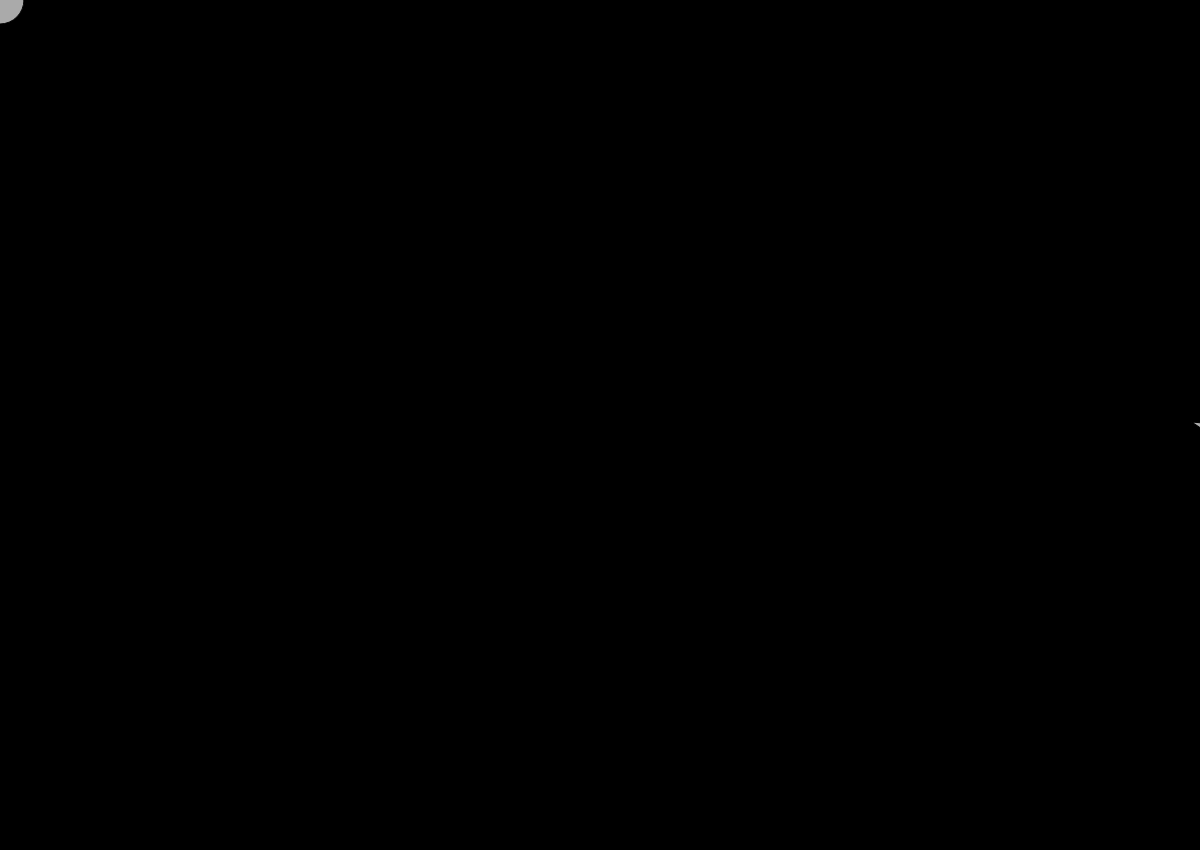
Frame 1 (no input)
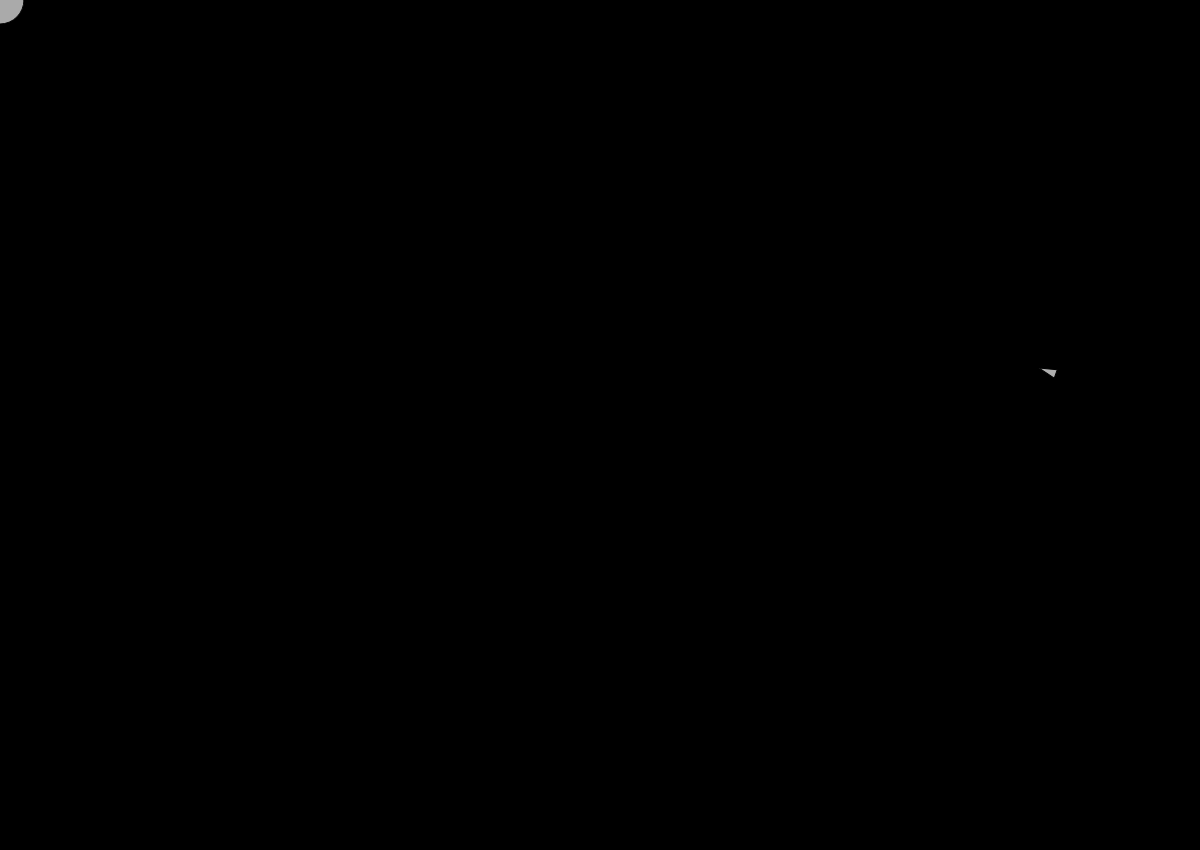
Frame 60 (no input)
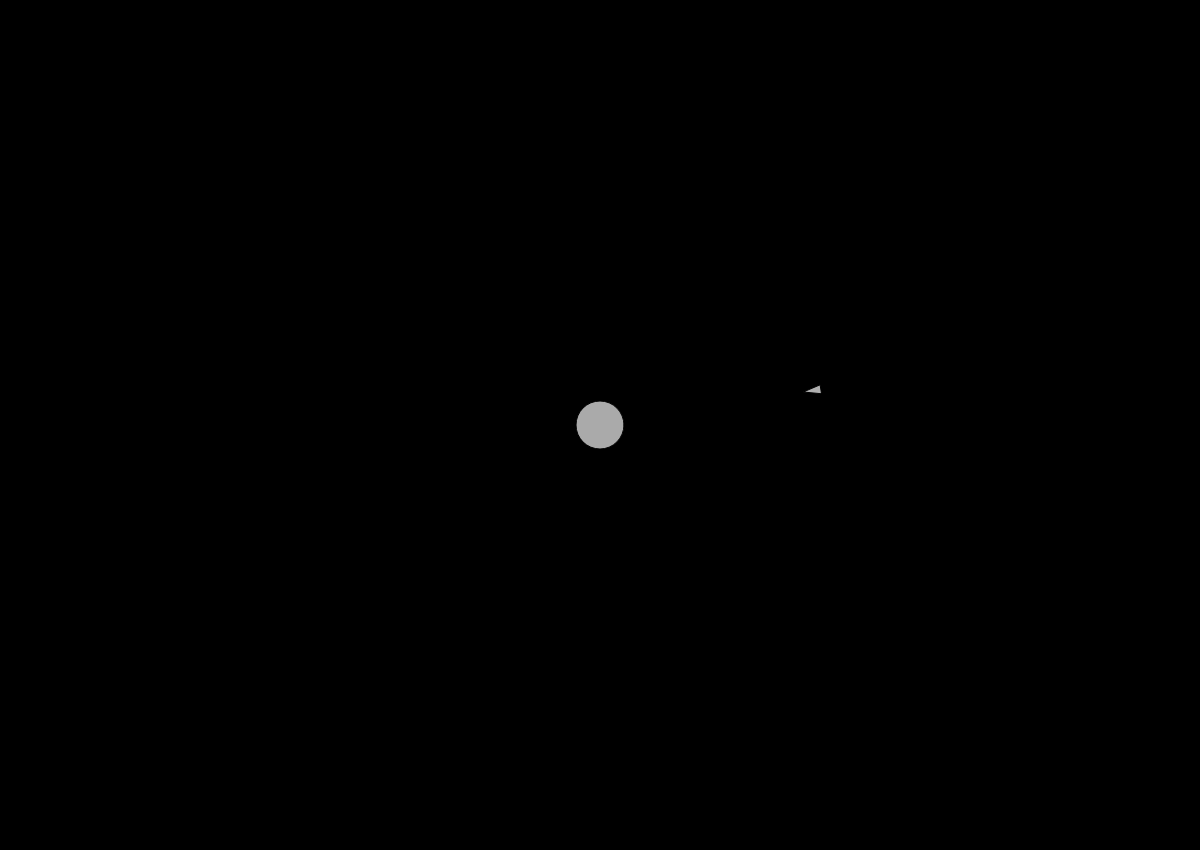
Frame 120 (the mouse pressed at the canvas centre since frame 60)

The p5.js sketch that drew these frames (run headless with seeded random() and noise() and a simulated clock; from frame 60 on, the mouse is pressed at the canvas centre):

// p5.js sketch
// ── sketch.js
var ship;

function setup() {
    createCanvas(window.innerWidth, window.innerHeight - 150);
    ship = new Ship(width, height/2);
}

function draw() {
  background(0);
  var mouse = createVector(mouseX, mouseY);
  fill(170);
  ellipse(mouse.x, mouse.y, 48, 48);

  ship.arrive(mouse);
  ship.update();
  ship.show();
}

function Ship(x, y) {
    this.pos = createVector(x, y);
    this.vel = createVector();
    this.acc = createVector();
    this.maxSpeed = 4;
    this.maxForce = 0.1;
}

Ship.prototype.applyForce = function (force) {
    this.acc.add(force);
}

Ship.prototype.update = function () {
    this.vel.add(this.acc);
    this.vel.limit(this.maxSpeed);
    this.pos.add(this.vel);
    this.acc.mult(0);
}

Ship.prototype.arrive = function (target) {
    // same as seek but decrease magnitude as it gets to the target
    var desired = target.sub(this.pos);
    var curMag = desired.mag();
    if (curMag < 100) {
        var newMag = map(curMag, 0, 100, 0, this.maxSpeed);
        desired.setMag(newMag);
    } else {
        desired.setMag(this.maxSpeed);
    }

    var steer = desired.sub(this.vel);
    steer.limit(this.maxForce);
    this.applyForce(steer);
}

Ship.prototype.show = function() {
    var theta = this.vel.heading() + radians(90);
    var r = 4.5;
    fill(175);
    stroke(0);
    push();
    translate(this.pos.x, this.pos.y);
    rotate(theta);
    beginShape(TRIANGLES);
    vertex(0, -r*2);
    vertex(-r, r*2);
    vertex(r, r*2);
    endShape();
    pop();
}
